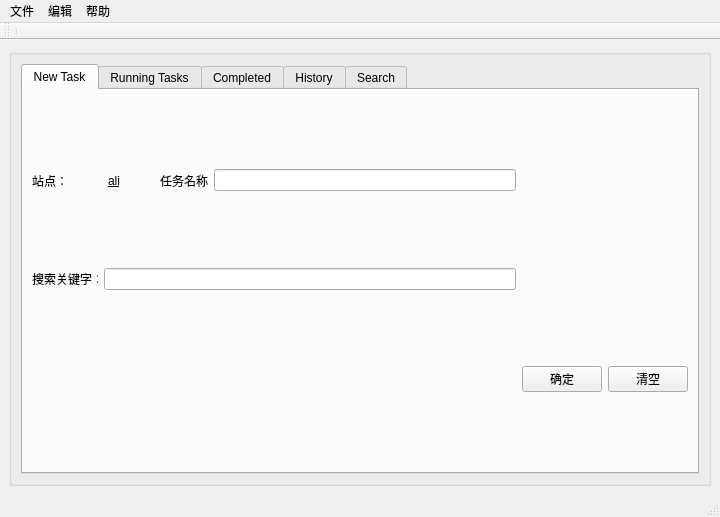
<?xml version="1.0" encoding="UTF-8"?>
<ui version="4.0">
 <author>labin.xu</author>
 <class>MainWindow</class>
 <widget class="QMainWindow" name="MainWindow">
  <property name="geometry">
   <rect>
    <x>0</x>
    <y>0</y>
    <width>720</width>
    <height>517</height>
   </rect>
  </property>
  <property name="windowTitle">
   <string>MainWindow</string>
  </property>
  <widget class="QWidget" name="centralwidget">
   <layout class="QVBoxLayout" name="verticalLayout_2">
    <item>
     <widget class="QGroupBox" name="groupBox">
      <property name="title">
       <string/>
      </property>
      <layout class="QHBoxLayout" name="horizontalLayout_2">
       <item>
        <widget class="QTabWidget" name="tabWidget">
         <property name="currentIndex">
          <number>0</number>
         </property>
         <widget class="QWidget" name="tab_new_task">
          <attribute name="title">
           <string>New Task</string>
          </attribute>
          <layout class="QGridLayout" name="gridLayout">
           <item row="0" column="0">
            <layout class="QHBoxLayout" name="horizontalLayout_4">
             <item>
              <widget class="QLabel" name="label">
               <property name="text">
                <string>站点：</string>
               </property>
              </widget>
             </item>
             <item>
              <widget class="QPushButton" name="lb_current_site">
               <property name="minimumSize">
                <size>
                 <width>75</width>
                 <height>23</height>
                </size>
               </property>
               <property name="font">
                <font>
                 <underline>true</underline>
                </font>
               </property>
               <property name="cursor">
                <cursorShape>PointingHandCursor</cursorShape>
               </property>
               <property name="text">
                <string>ali</string>
               </property>
               <property name="checkable">
                <bool>false</bool>
               </property>
               <property name="flat">
                <bool>true</bool>
               </property>
              </widget>
             </item>
            </layout>
           </item>
           <item row="0" column="1">
            <layout class="QHBoxLayout" name="horizontalLayout_5">
             <item>
              <widget class="QLabel" name="lb_task_name">
               <property name="maximumSize">
                <size>
                 <width>48</width>
                 <height>16777215</height>
                </size>
               </property>
               <property name="text">
                <string>任务名称:</string>
               </property>
              </widget>
             </item>
             <item>
              <widget class="QLineEdit" name="le_task_name">
               <property name="maximumSize">
                <size>
                 <width>316</width>
                 <height>16777215</height>
                </size>
               </property>
              </widget>
             </item>
            </layout>
           </item>
           <item row="1" column="0" colspan="2">
            <layout class="QHBoxLayout" name="horizontalLayout_6">
             <item>
              <widget class="QLabel" name="lb_search_conditions">
               <property name="maximumSize">
                <size>
                 <width>66</width>
                 <height>16777215</height>
                </size>
               </property>
               <property name="text">
                <string>搜索关键字：</string>
               </property>
              </widget>
             </item>
             <item>
              <widget class="QLineEdit" name="le_search_keywords">
               <property name="maximumSize">
                <size>
                 <width>420</width>
                 <height>16777215</height>
                </size>
               </property>
              </widget>
             </item>
            </layout>
           </item>
           <item row="2" column="2">
            <layout class="QHBoxLayout" name="horizontalLayout_7">
             <item>
              <widget class="QPushButton" name="pb_Ok">
               <property name="text">
                <string>确定</string>
               </property>
              </widget>
             </item>
             <item>
              <widget class="QPushButton" name="pb_Cancel">
               <property name="text">
                <string>清空</string>
               </property>
              </widget>
             </item>
            </layout>
           </item>
          </layout>
         </widget>
         <widget class="QWidget" name="tab_running_tasks">
          <attribute name="title">
           <string>Running Tasks</string>
          </attribute>
          <layout class="QHBoxLayout" name="horizontalLayout_8">
           <item>
            <widget class="QGroupBox" name="groupBox_2">
             <property name="maximumSize">
              <size>
               <width>280</width>
               <height>16777215</height>
              </size>
             </property>
             <property name="title">
              <string>Tasks</string>
             </property>
             <layout class="QHBoxLayout" name="horizontalLayout_3">
              <item>
               <widget class="TaskRunningTable" name="lw_processing_tasks">
                <property name="minimumSize">
                 <size>
                  <width>100</width>
                  <height>0</height>
                 </size>
                </property>
                <property name="maximumSize">
                 <size>
                  <width>300</width>
                  <height>16777215</height>
                 </size>
                </property>
                <column>
                 <property name="text">
                  <string>任务</string>
                 </property>
                </column>
                <column>
                 <property name="text">
                  <string>进度</string>
                 </property>
                </column>
               </widget>
              </item>
             </layout>
            </widget>
           </item>
           <item>
            <widget class="QGroupBox" name="groupBox_4">
             <property name="title">
              <string>Task Details</string>
             </property>
             <layout class="QVBoxLayout" name="verticalLayout_3">
              <item>
               <widget class="QTableWidget" name="tw_processing_task_details"/>
              </item>
             </layout>
            </widget>
           </item>
          </layout>
         </widget>
         <widget class="QWidget" name="tab_completed_tasks">
          <attribute name="title">
           <string>Completed</string>
          </attribute>
          <layout class="QHBoxLayout" name="horizontalLayout">
           <item>
            <widget class="QGroupBox" name="groupBox_3">
             <property name="maximumSize">
              <size>
               <width>191</width>
               <height>16777215</height>
              </size>
             </property>
             <property name="title">
              <string>Tasks</string>
             </property>
             <layout class="QVBoxLayout" name="verticalLayout_5">
              <item>
               <widget class="ListWidget" name="lw_finished_tasks">
                <property name="maximumSize">
                 <size>
                  <width>171</width>
                  <height>16777215</height>
                 </size>
                </property>
               </widget>
              </item>
             </layout>
            </widget>
           </item>
           <item>
            <widget class="QGroupBox" name="groupBox_5">
             <property name="title">
              <string>Task Details</string>
             </property>
             <layout class="QVBoxLayout" name="verticalLayout_4">
              <item>
               <widget class="QTableWidget" name="tw_finished_task_details"/>
              </item>
             </layout>
            </widget>
           </item>
          </layout>
         </widget>
         <widget class="QWidget" name="tab_history">
          <attribute name="title">
           <string>History</string>
          </attribute>
         </widget>
         <widget class="QWidget" name="tab_search">
          <attribute name="title">
           <string>Search</string>
          </attribute>
         </widget>
        </widget>
       </item>
      </layout>
     </widget>
    </item>
   </layout>
  </widget>
  <widget class="QMenuBar" name="menubar">
   <property name="geometry">
    <rect>
     <x>0</x>
     <y>0</y>
     <width>720</width>
     <height>21</height>
    </rect>
   </property>
   <widget class="QMenu" name="menuFile">
    <property name="title">
     <string>文件</string>
    </property>
   </widget>
   <widget class="QMenu" name="menu">
    <property name="title">
     <string>编辑</string>
    </property>
   </widget>
   <widget class="QMenu" name="menu_2">
    <property name="title">
     <string>帮助</string>
    </property>
    <addaction name="actionDebug"/>
    <addaction name="separator"/>
    <addaction name="actionAbout"/>
   </widget>
   <addaction name="menuFile"/>
   <addaction name="menu"/>
   <addaction name="menu_2"/>
  </widget>
  <widget class="QStatusBar" name="statusbar"/>
  <widget class="QToolBar" name="toolBar">
   <property name="windowTitle">
    <string>toolBar</string>
   </property>
   <attribute name="toolBarArea">
    <enum>TopToolBarArea</enum>
   </attribute>
   <attribute name="toolBarBreak">
    <bool>false</bool>
   </attribute>
   <addaction name="separator"/>
  </widget>
  <action name="actionOpen">
   <property name="text">
    <string>open</string>
   </property>
  </action>
  <action name="actionDebug">
   <property name="text">
    <string>调试</string>
   </property>
  </action>
  <action name="actionAbout">
   <property name="text">
    <string>关于</string>
   </property>
  </action>
  <action name="actionDelete">
   <property name="text">
    <string>删除</string>
   </property>
  </action>
  <action name="actionDeleteFromDisk">
   <property name="text">
    <string>从磁盘删除</string>
   </property>
  </action>
 </widget>
 <customwidgets>
  <customwidget>
   <class>TaskRunningTable</class>
   <extends>QTableWidget</extends>
   <header>tablewidgetwithprocess.h</header>
   <slots>
    <signal>cellContextClicked(QTableWidgetItem*)</signal>
   </slots>
  </customwidget>
  <customwidget>
   <class>ListWidget</class>
   <extends>QListWidget</extends>
   <header>listwidget.h</header>
   <slots>
    <signal>cellContextClicked(QListWidgetItem*)</signal>
   </slots>
  </customwidget>
 </customwidgets>
 <tabstops>
  <tabstop>lw_processing_tasks</tabstop>
  <tabstop>tw_processing_task_details</tabstop>
  <tabstop>lw_finished_tasks</tabstop>
  <tabstop>tabWidget</tabstop>
  <tabstop>tw_finished_task_details</tabstop>
 </tabstops>
 <resources/>
 <connections>
  <connection>
   <sender>lw_finished_tasks</sender>
   <signal>itemClicked(QListWidgetItem*)</signal>
   <receiver>MainWindow</receiver>
   <slot>onFinishedTasksItemClicked()</slot>
   <hints>
    <hint type="sourcelabel">
     <x>125</x>
     <y>272</y>
    </hint>
    <hint type="destinationlabel">
     <x>354</x>
     <y>250</y>
    </hint>
   </hints>
  </connection>
  <connection>
   <sender>pb_Ok</sender>
   <signal>clicked()</signal>
   <receiver>MainWindow</receiver>
   <slot>onNewTask()</slot>
   <hints>
    <hint type="sourcelabel">
     <x>558</x>
     <y>390</y>
    </hint>
    <hint type="destinationlabel">
     <x>354</x>
     <y>250</y>
    </hint>
   </hints>
  </connection>
  <connection>
   <sender>lw_processing_tasks</sender>
   <signal>cellContextClicked(QTableWidgetItem*)</signal>
   <receiver>MainWindow</receiver>
   <slot>onProcessTasksRClicked()</slot>
   <hints>
    <hint type="sourcelabel">
     <x>169</x>
     <y>299</y>
    </hint>
    <hint type="destinationlabel">
     <x>358</x>
     <y>277</y>
    </hint>
   </hints>
  </connection>
  <connection>
   <sender>lw_finished_tasks</sender>
   <signal>cellContextClicked(QListWidgetItem*)</signal>
   <receiver>MainWindow</receiver>
   <slot>onFinishedTasksRClicked()</slot>
   <hints>
    <hint type="sourcelabel">
     <x>125</x>
     <y>299</y>
    </hint>
    <hint type="destinationlabel">
     <x>358</x>
     <y>277</y>
    </hint>
   </hints>
  </connection>
  <connection>
   <sender>tabWidget</sender>
   <signal>tabBarClicked(int)</signal>
   <receiver>MainWindow</receiver>
   <slot>onTabBarClicked()</slot>
   <hints>
    <hint type="sourcelabel">
     <x>358</x>
     <y>283</y>
    </hint>
    <hint type="destinationlabel">
     <x>358</x>
     <y>277</y>
    </hint>
   </hints>
  </connection>
  <connection>
   <sender>lb_current_site</sender>
   <signal>clicked()</signal>
   <receiver>MainWindow</receiver>
   <slot>onSelectSite()</slot>
   <hints>
    <hint type="sourcelabel">
     <x>107</x>
     <y>144</y>
    </hint>
    <hint type="destinationlabel">
     <x>359</x>
     <y>258</y>
    </hint>
   </hints>
  </connection>
 </connections>
 <designerdata>
  <property name="gridDeltaX">
   <number>10</number>
  </property>
  <property name="gridDeltaY">
   <number>10</number>
  </property>
  <property name="gridSnapX">
   <bool>true</bool>
  </property>
  <property name="gridSnapY">
   <bool>true</bool>
  </property>
  <property name="gridVisible">
   <bool>true</bool>
  </property>
 </designerdata>
 <slots>
  <slot>onFinishedTasksItemClicked()</slot>
  <slot>onNewTask()</slot>
  <slot>onProcessTasksRClicked()</slot>
  <slot>onFinishedTasksRClicked()</slot>
  <slot>onTabBarClicked()</slot>
  <slot>onSelectSite()</slot>
 </slots>
</ui>
